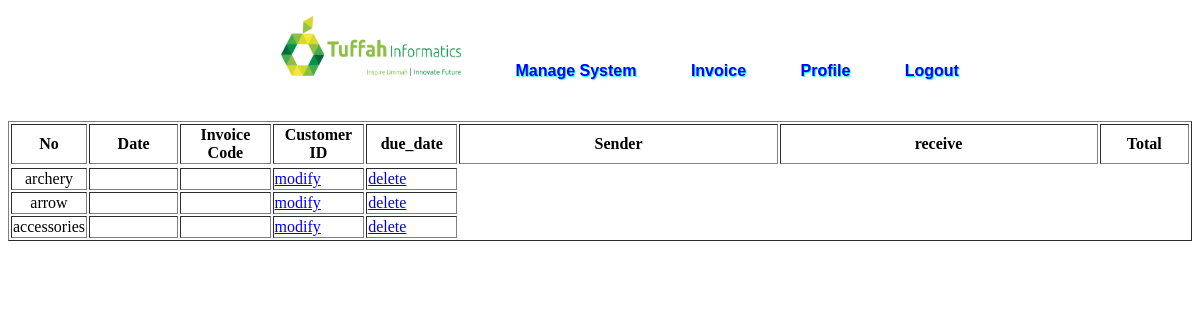
The app's page /admin/invlist.php, older data.
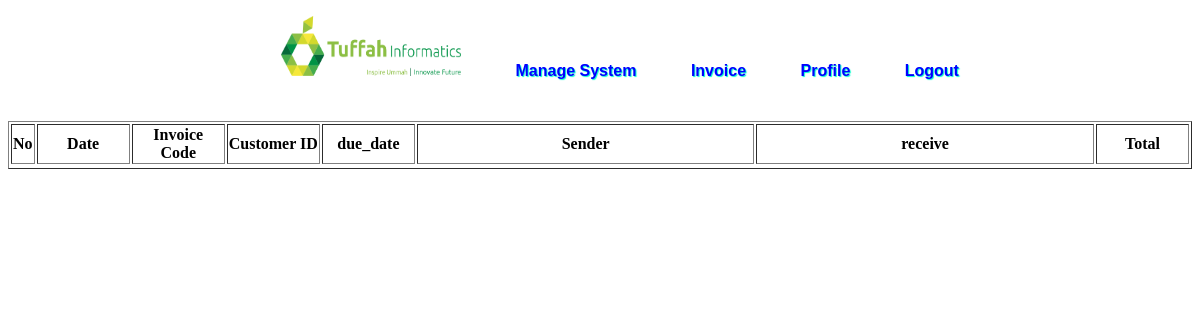
The same page, newer data.
### tables this page shows
CREATE TABLE IF NOT EXISTS `item` (
  `item_id` int(200) NOT NULL AUTO_INCREMENT,
  `item_name` varchar(200) NOT NULL,
  `quantity` varchar(200) NOT NULL,
  `price` varchar(200) NOT NULL,
  PRIMARY KEY (`item_id`),
  UNIQUE KEY `item_id` (`item_id`)
);

### admin/invlist.php (the view, shortened to what this page needs)
<?php
	$sql = "SELECT * FROM item";
	$res = mysql_query($sql) or die (mysql_error());
?>
<!DOCTYPE html PUBLIC "-//W3C//DTD XHTML 1.0 Transitional//EN" "http://www.w3.org/TR/xhtml1/DTD/xhtml1-transitional.dtd">
<html xmlns="http://www.w3.org/1999/xhtml">
<head>
<link rel="stylesheet" href="../style/style.css" type="text/css" />
</head>
<body>
	<div class="main">
    	<div class="navbar">
    		<ul id="menu">
        		<li><a href="index.php"><img src="../img/login logo.png" width="180" height="60" /></a></li>
                <li><a href="manage.php">Manage System</a></li>
        		<li><a href="invoice.php">Invoice</a></li>
                <li><a href="#">Profile</a></li>
        		<li><a href="#">Logout</a></li>
			</ul>
		</div>
        	<br /><br /><br />
        <div class="content">
        	<div>
            <table align="center" border="1" width="100%">
            		<tr>
                		<th width="2%">No</th>
                        <th width="8%">Date</th>
                        <th width="8%">Invoice Code</th>
                        <th width="8%">Customer ID</th>
                        <th width="8%">due_date</th>
                        <th width="29%">Sender</th>
                        <th width="29%">receive</th>
                        <th width="8%">Total</th>
                	<tr>
                	<?php
						while($item = mysql_fetch_array($res)){
							echo "<tr>";
							echo "<td align='center'>" .$item['item_name']. "</td>";
							echo "<td align='center'>" .$item['quantity']. "</td>";
							echo "<td align='center'>" .$item['price']. "</td>";
							echo "<td><a href='../func/itemmodify.php?modify=$item[item_id]'>modify</a></td>";
							echo "<td><a href='../func/itemdelete.php?delete=$item[item_id]'>delete</a></td>";
							echo "</tr>";
						}
					?>
                    </tr>
                </table>
            </div>
        </div>
    </div>
</body>
</html>

### style/style.css (style rules this page uses)
#menu { width:auto; height: 35px; font-size: 16px; font-family: Tahoma, Geneva, sans-serif; font-weight: bold; text-align: center; text-shadow: 1px 1px 1px #0FC; background-color:transparent; border-radius: 8px; }
#menu li { display: inline; padding: 15px; }
#menu a { text-decoration: none; color: #00F; padding: 10px 10px 10px 10px; }

Row changes from the older to the newer data that the page shows:
removed item: item_name "archery"
removed item: item_name "arrow"
removed item: item_name "accessories"
